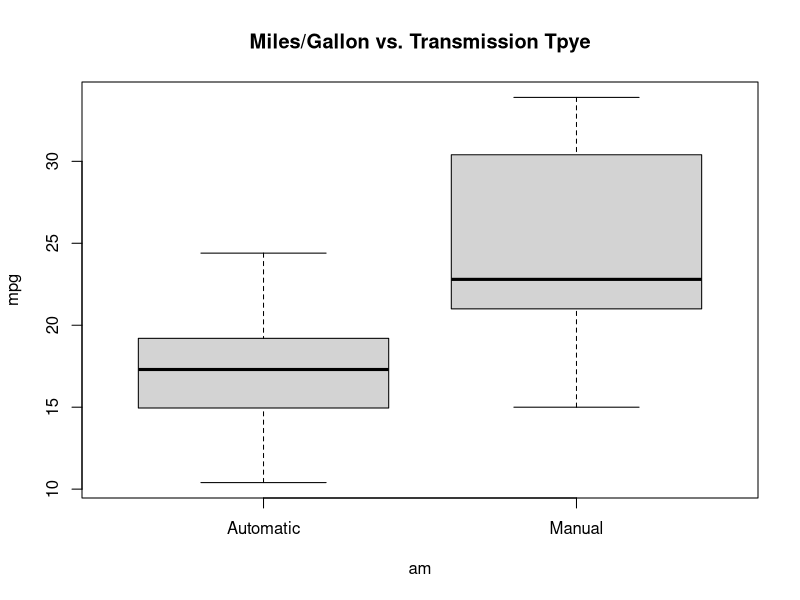
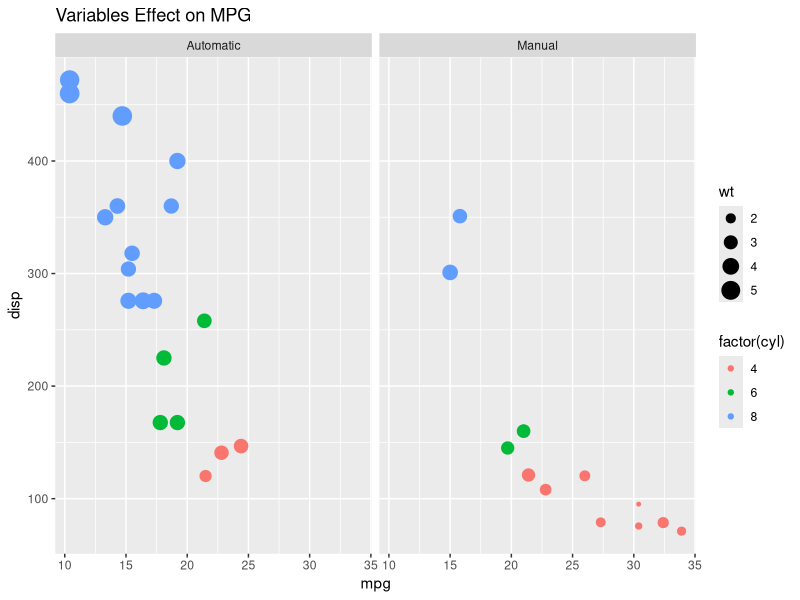
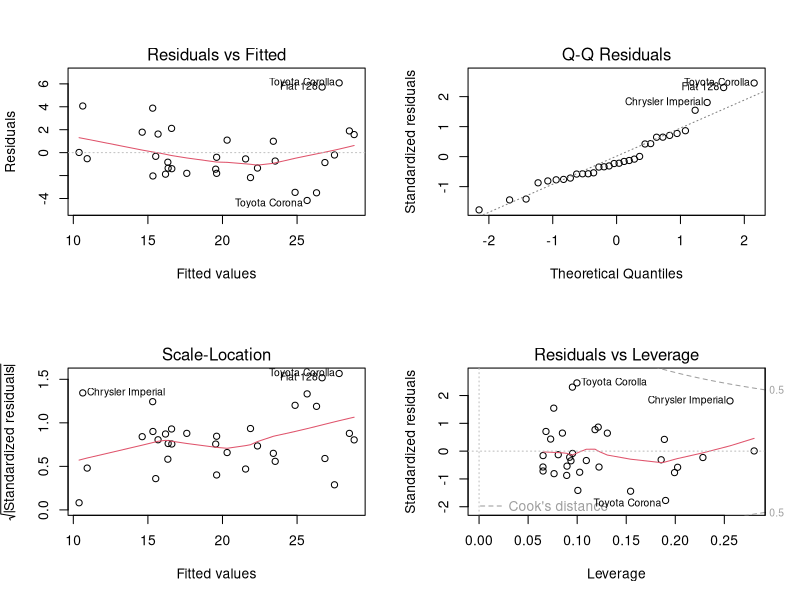

Here is the R script that generated these plots, in order:
## ---- chunk 1
data("mtcars")
dt <- mtcars
dt$am<-factor(dt$am,levels=c(0,1),labels=c('Automatic','Manual'))
## ---- chunk 2
dt_anova <- aov(formula = mpg ~ ., data = dt)
summary(dt_anova)
## ---- chunk 3
fit2 <- lm(mpg ~ cyl + disp + wt + am, data = dt)
summary(fit2)
## ---- chunk 4
fit3 <- lm(mpg ~ cyl + wt + am, data = dt)
summary(fit3)
## ---- chunk 5
plot(mpg ~ am, data = dt, main = "Miles/Gallon vs. Transmission Tpye")
## ---- chunk 6
library(ggplot2)
qplot(x = mpg, y = disp, data = dt,
      size = wt, color = factor(cyl), facets=.~am,
      main='Variables Effect on MPG')
## ---- chunk 7
par(mfrow = c(2,2))
plot(fit3)
